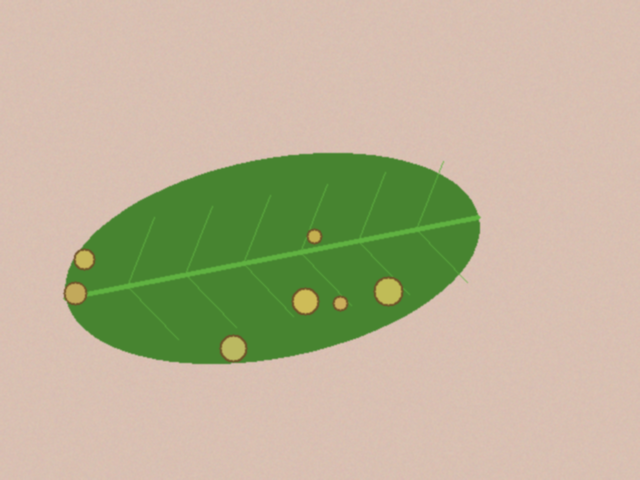
#> input picture data/sintetis/bersih/teh_041.png, 640 x 480 px, found by its file name; the run also reads 1 picture not shown here
$ jupyter execute --allow-errors B3_histogram.ipynb
#> lines starting #> are read from the running program, lines starting #| are printed output that depends on the picture; after the words box and inside, x2 and y2 are one past the last pixel; in counts of white or black regions, pixels touching at a corner belong together
### src/utils_cv.py
"""utils_cv.py: fungsi bantu yang dipakai ulang sepanjang semester."""
import cv2
import numpy as np
import matplotlib.pyplot as plt


def baca(path):
    """Membaca citra dan langsung memberi pesan jelas bila gagal."""
    img = cv2.imread(path)
    if img is None:
        raise FileNotFoundError(f"Citra tidak ditemukan: {path}")
    return img


def tampil(daftar, judul, baris=1, ukuran=(14, 4)):
    """Menampilkan beberapa citra berdampingan. Citra 3 kanal dianggap BGR."""
    kolom = int(np.ceil(len(daftar) / baris))
    plt.figure(figsize=ukuran)
    for i, (im, jd) in enumerate(zip(daftar, judul)):
        plt.subplot(baris, kolom, i + 1)
        if im.ndim == 3:
            plt.imshow(cv2.cvtColor(im, cv2.COLOR_BGR2RGB))
        else:
            plt.imshow(im, cmap="gray", vmin=0, vmax=255)
        plt.title(jd)
        plt.axis("off")
    plt.tight_layout()


def kontras_bercak(kanal, mask_daun, mask_bercak):
    """KB = |rerata bercak - rerata daun sehat| / simpangan baku daun sehat.
    Makin besar KB, makin mudah bercak dipisahkan dari daun sehat."""
    k = kanal.astype(np.float64)
    sehat = (mask_daun > 0) & (mask_bercak == 0)
    bercak = mask_bercak > 0
    if bercak.sum() == 0:
        return float("nan")
    return abs(k[bercak].mean() - k[sehat].mean()) / (k[sehat].std() + 1e-6)


def statistik(gray):
    """Ringkasan statistik intensitas untuk mendiagnosis mutu citra."""
    return {
        "rerata": round(float(gray.mean()), 1),
        "simpangan_baku": round(float(gray.std()), 1),
        "min": int(gray.min()),
        "maks": int(gray.max()),
        "persen_gelap": round(100 * float((gray < 50).mean()), 1),
        "persen_terang": round(100 * float((gray > 205).mean()), 1),
    }

### notebook/B3_histogram.ipynb
# B3 – Histogram dan Perbaikan Citra

## Langkah 3.1 – Lembar Hitung Manual

Diberikan citra 3-bit ($L = 8$, aras intensitas $r \in \{0, 1, 2, 3, 4, 5, 6, 7\}$) berukuran $4 \times 4$ ($N = 16$ piksel):

$$M = \begin{bmatrix} 1 & 2 & 2 & 3 \\ 2 & 2 & 3 & 3 \\ 1 & 2 & 3 & 4 \\ 2 & 3 & 3 & 2 \end{bmatrix}$$

---

### a) Histogram $M$

Frekuensi kemunculan setiap aras keabuan $r$:
- $r = 0$: $n_0 = 0$
- $r = 1$: $n_1 = 2$
- $r = 2$: $n_2 = 7$
- $r = 3$: $n_3 = 6$
- $r = 4$: $n_4 = 1$
- $r = 5, 6, 7$: $n_5 = n_6 = n_7 = 0$

Total piksel $N = 2 + 7 + 6 + 1 = 16$.

---

### b) Peregangan Kontras (*Contrast Stretching*) ke Rentang [0, 7]

Rumus transformasi peregangan kontras linier:

$$s = \text{round}\left( \frac{r - r_{\min}}{r_{\max} - r_{\min}} \times (L - 1) \right)$$

Dari matriks $M$, nilai minimum $r_{\min} = 1$ dan nilai maksimum $r_{\max} = 4$. Dengan $L - 1 = 7$:
- $r = 1 \implies s = \text{round}\left(\frac{1 - 1}{4 - 1} \times 7\right) = 0$
- $r = 2 \implies s = \text{round}\left(\frac{2 - 1}{3} \times 7\right) = \text{round}(2{,}33) = 2$
- $r = 3 \implies s = \text{round}\left(\frac{3 - 1}{3} \times 7\right) = \text{round}(4{,}67) = 5$
- $r = 4 \implies s = \text{round}\left(\frac{4 - 1}{3} \times 7\right) = 7$

Matriks hasil peregangan kontras:

$$M_{\text{stretch}} = \begin{bmatrix} 0 & 2 & 2 & 5 \\ 2 & 2 & 5 & 5 \\ 0 & 2 & 5 & 7 \\ 2 & 5 & 5 & 2 \end{bmatrix}$$

---

### c) Ekualisasi Histogram (*Histogram Equalization*)

Tabel perhitungan ekualisasi histogram ($N = 16, L - 1 = 7$):

| $r$ | $n_r$ | $P(r) = n_r / N$ | $CDF(r) = \sum P(r)$ | $7 \times CDF$ | $s = \text{round}(7 \times CDF)$ |
|:---:|:---:|:---:|:---:|:---:|:---:|
| 0 | 0 | 0/16 = 0,0000 | 0,0000 | 0,00 | 0 |
| 1 | 2 | 2/16 = 0,1250 | 0,1250 | 0,88 | 1 |
| 2 | 7 | 7/16 = 0,4375 | 0,5625 | 3,94 | 4 |
| 3 | 6 | 6/16 = 0,3750 | 0,9375 | 6,56 | 7 |
| 4 | 1 | 1/16 = 0,0625 | 1,0000 | 7,00 | 7 |
| 5 | 0 | 0 | 1,0000 | 7,00 | 7 |
| 6 | 0 | 0 | 1,0000 | 7,00 | 7 |
| 7 | 0 | 0 | 1,0000 | 7,00 | 7 |

Pemetaan aras keabuan:
- $r = 1 \mapsto s = 1$
- $r = 2 \mapsto s = 4$
- $r = 3 \mapsto s = 7$
- $r = 4 \mapsto s = 7$ *(mengalami penggabungan / merging dengan r=3)*

Matriks hasil ekualisasi:

$$M_{\text{eq}} = \begin{bmatrix} 1 & 4 & 4 & 7 \\ 4 & 4 & 7 & 7 \\ 1 & 4 & 7 & 7 \\ 4 & 7 & 7 & 4 \end{bmatrix}$$

---

### d) Operasi Titik pada Citra 8-bit
1. **Citra Negatif** untuk $r = 60$:
   $$s = 255 - r = 255 - 60 = \mathbf{195}$$
2. **Peregangan Kontras** $s = 1{,}4\,r - 30$ (dengan clipping $[0, 255]$):
   - Untuk $r = 120$:
     $$s = 1{,}4(120) - 30 = 168 - 30 = \mathbf{138}$$
   - Untuk $r = 210$:
     $$s = 1{,}4(210) - 30 = 294 - 30 = 264 \xrightarrow{\text{clipping}} \mathbf{255}$$
3. **Koreksi Gamma** $s = 255 \times \left(\frac{r}{255}\right)^\gamma$ untuk $r = 100$:
   - $\gamma = 0{,}6$ (mencerahkan):
     $$s = 255 \times \left(\frac{100}{255}\right)^{0{,}6} \approx 255 \times (0{,}3922)^{0{,}6} = 255 \times 0{,}5703 \approx \mathbf{145{,}42}$$
   - $\gamma = 1{,}8$ (menggelapkan):
     $$s = 255 \times \left(\frac{100}{255}\right)^{1{,}8} \approx 255 \times (0{,}3922)^{1{,}8} = 255 \times 0{,}1855 \approx \mathbf{47{,}29}$$

[cell 1]
# Verifikasi komputasi Langkah 3.1 dengan Python
import numpy as np
import matplotlib.pyplot as plt

M = np.array([[1, 2, 2, 3],
              [2, 2, 3, 3],
              [1, 2, 3, 4],
              [2, 3, 3, 2]])

# a) Histogram M
r_vals = np.arange(8)
n_r = [np.sum(M == r) for r in r_vals]

fig, ax = plt.subplots(figsize=(6, 3))
ax.bar(r_vals, n_r, color="steelblue", edgecolor="black", width=0.6)
ax.set_xlabel("Aras Keabuan (r)")
ax.set_ylabel("Frekuensi (n)")
ax.set_title("Histogram Matriks M (3-bit)")
ax.set_xticks(r_vals)
for r, n in zip(r_vals, n_r):
    if n > 0:
        ax.text(r, n + 0.15, str(n), ha="center", fontweight="bold")
plt.ylim(0, 8)
plt.tight_layout()
plt.show()
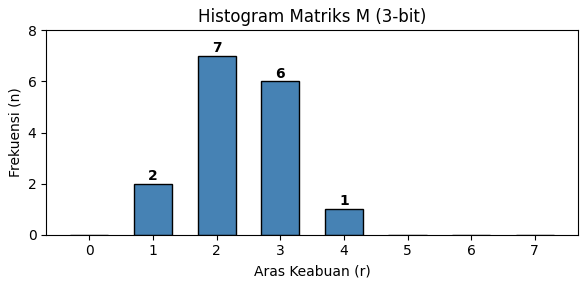
#> figure drawn by matplotlib, 1 panel; tallest bar 7 high, from x = 1.7 to 2.3

# b) Contrast Stretching
M_stretch = np.round((M - 1) / (4 - 1) * 7).astype(int)
print("Matriks Hasil Peregangan Kontras [0, 7]:\n", M_stretch)

# c) Histogram Equalization
cdf = np.cumsum(n_r) / 16.0
s_map = np.round(7 * cdf).astype(int)
M_eq = s_map[M]
print("\nMatriks Hasil Ekualisasi Histogram:\n", M_eq)

# d) Operasi Titik 8-bit
print("\nd) Operasi Titik 8-bit:")
print("1. Negatif (r=60):", 255 - 60)
print(f"2. Kontras r=120: {1.4*120 - 30:.1f} -> {round(1.4*120 - 30)}")
print(f"   Kontras r=210: {1.4*210 - 30:.1f} -> clipped: {np.clip(round(1.4*210 - 30), 0, 255)}")
print(f"3. Gamma 0.6 (r=100): {255 * (100/255)**0.6:.2f}")
print(f"   Gamma 1.8 (r=100): {255 * (100/255)**1.8:.2f}")

---

## Langkah 3.2 – Diagnosis Mutu Citra dan Histogram

Pada langkah ini, dihitung statistik intensitas dan histogram untuk lima kondisi pencahayaan pada kelas berat (`teh_041` sampai `teh_045`) serta lima citra kelas ringan (`teh_021` sampai `teh_025`) untuk mengisi **Tabel 9**.

[cell 2]
import sys, os
sys.path.insert(0, "../src")
import cv2
import numpy as np
import pandas as pd
import matplotlib.pyplot as plt
from IPython.display import display
from utils_cv import baca, statistik

DATA_DIR = "../data/sintetis"
os.makedirs("../hasil", exist_ok=True)

# Kode 3.1: Statistik dan histogram untuk diagnosis
citra_uji = ["teh_041.png", "teh_042.png", "teh_043.png", "teh_044.png", "teh_045.png"]
label_kondisi = ["normal", "gelap", "terang", "kontras_rendah", "bayangan"]

plt.figure(figsize=(10, 4))
stat_list = []

for nama, kond in zip(citra_uji, label_kondisi):
    gray = cv2.cvtColor(baca(f"{DATA_DIR}/citra/{nama}"), cv2.COLOR_BGR2GRAY)
#> in baca, img is the input picture: shape (480, 640, 3); mean B, G, R 150.2, 179.4, 186.6
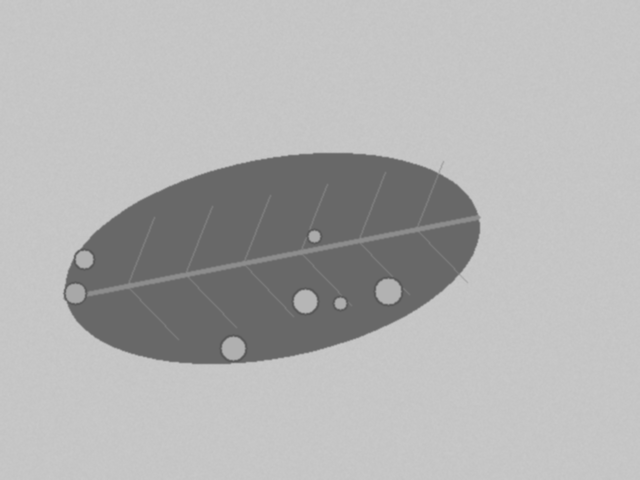
#> gray: shape (480, 640); min 88, max 201, mean 178.2
    st = statistik(gray)
#> st = {'rerata': 178.2, 'simpangan_baku': 37.2, 'min': 88, 'maks': 201, 'persen_gelap': 0, 'persen_terang': 0}
    st["citra"] = f"{nama} ({kond})"
    stat_list.append(st)

    hist = cv2.calcHist([gray], [0], None, [256], [0, 256])
#> hist = 256 values, max 90908 at index 197, min 0 at index 0, mean 1200
    plt.plot(hist, label=f"{nama} ({kond})")

plt.xlabel("Intensitas (0–255)")
plt.ylabel("Jumlah piksel")
plt.title("Histogram 5 Kondisi Pencahayaan (Kelas Berat)")
plt.legend()
plt.grid(alpha=0.3)
plt.tight_layout()
plt.savefig("../hasil/b3_histogram_5kondisi.png")
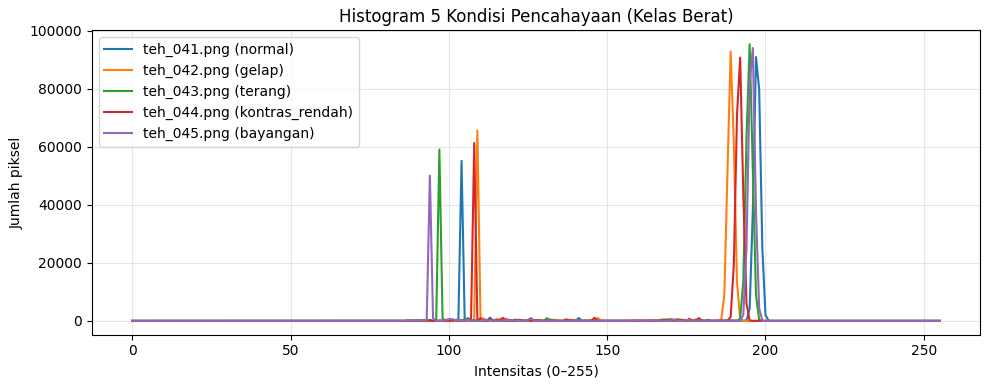
#> figure drawn by matplotlib, 1 panel; curve peaks at x = 197, y = 90908; curve peaks at x = 189, y = 92783; curve peaks at x = 195, y = 95352
plt.show()

# Hitung statistik untuk kelas ringan (teh_021 - teh_025)
ringan_stat = []
#> (the rest of this cell did not finish here and is left out)

---

## Langkah 3.3 – Perbaikan Citra Kondisi Bayangan (`teh_045.png`)

Menerapkan seluruh operasi titik, peregangan kontras, koreksi gamma, ekualisasi global, dan CLAHE pada citra `teh_045.png` (kondisi bayangan), lalu menampilkan citra hasil dan histogramnya secara berdampingan sesuai Gambar 4 petunjuk praktikum, serta menyusun **Tabel 10**.

[cell 3]
# Kode 3.2: Operasi titik, peregangan, gamma, ekualisasi, dan CLAHE
from utils_cv import kontras_bercak

nama = "teh_045.png"  # kondisi bayangan
img = baca(f"{DATA_DIR}/citra/{nama}")
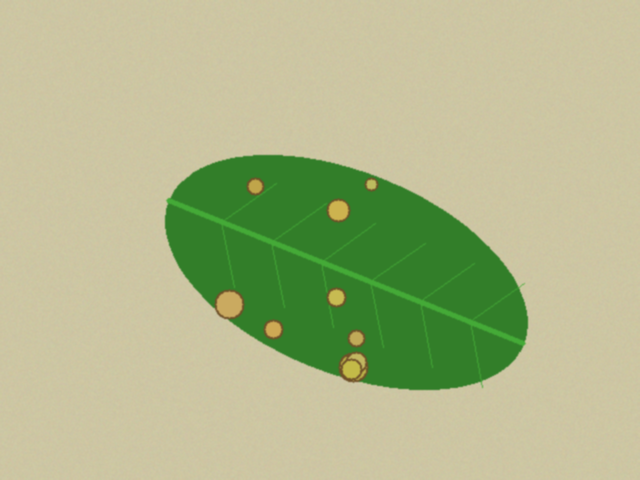
#> input picture data/sintetis/bersih/teh_045.png, 640 x 480 px, found by its file name
#> in baca, img is the input picture: shape (480, 640, 3); mean B, G, R 139, 184, 175.4
md = cv2.imread(f"{DATA_DIR}/mask_daun/{nama}", 0)
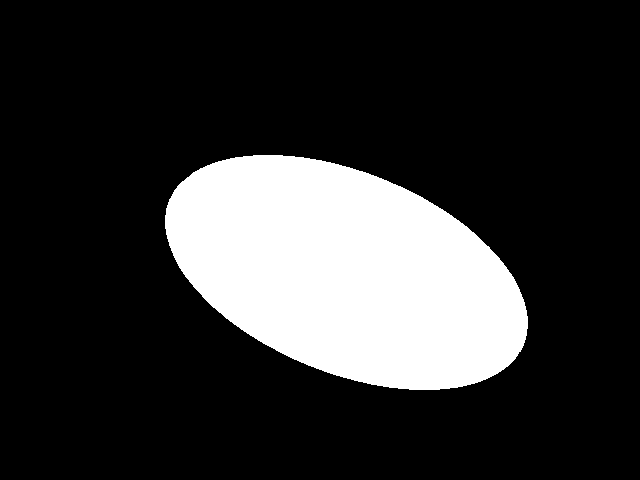
#> input picture data/sintetis/mask_daun/teh_045.png, 640 x 480 px
#> md: shape (480, 640); 19.7% white; 1 white region, box (x1, y1, x2, y2) and area: (165, 155, 528, 390) 60421
mb = cv2.imread(f"{DATA_DIR}/mask_bercak/{nama}", 0)
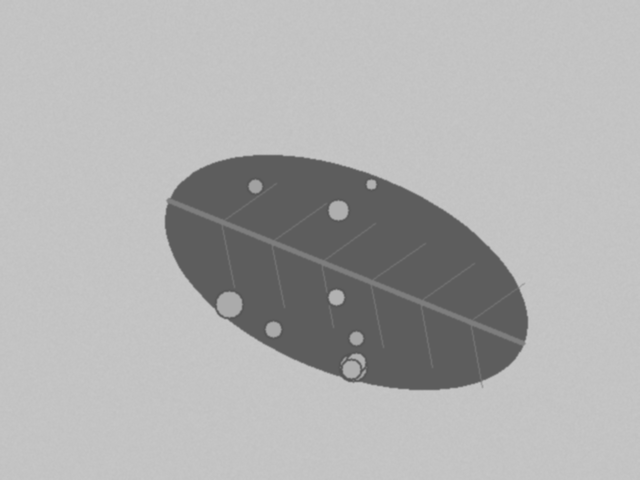
#> mb: shape (480, 640); min 84, max 199, mean 175.7
gray = cv2.cvtColor(img, cv2.COLOR_BGR2GRAY)

def gamma_lut(g):
    lut = np.array([255 * (i / 255) ** g for i in range(256)])
    return lut.clip(0, 255).astype(np.uint8)

rmin, rmax = np.percentile(gray, (2, 98))  # abaikan 2% piksel ekstrem
#> rmin = 94; rmax = 197

hasil = {
    "asli": gray,
    "negatif": 255 - gray,
    "cerah+50": cv2.add(gray, 50),
    "kontras": cv2.convertScaleAbs(gray, alpha=1.5, beta=-40),
    "regang": np.clip((gray - rmin) / max(rmax - rmin, 1) * 255, 0, 255).astype(np.uint8),
    "gamma0.5": cv2.LUT(gray, gamma_lut(0.5)),
    "gamma1.8": cv2.LUT(gray, gamma_lut(1.8)),
    "ekualisasi": cv2.equalizeHist(gray),
    "CLAHE": cv2.createCLAHE(clipLimit=2.0, tileGridSize=(8, 8)).apply(gray),
}

param_deskripsi = {
    "asli": "-",
    "negatif": "s = 255 - r",
    "cerah+50": "s = r + 50",
    "kontras": "alpha=1.5, beta=-40",
    "regang": f"p2={rmin:.0f}, p98={rmax:.0f}",
    "gamma0.5": "gamma = 0.5",
    "gamma1.8": "gamma = 1.8",
    "ekualisasi": "global HE",
    "CLAHE": "clip=2.0, tile=8x8"
}

visual_notes = {
    "asli": "Pencahayaan belang/teduh di satu sisi, bercak terlihat sedang",
    "negatif": "Warna terbalik, tidak alami untuk inspeksi agronomis",
    "cerah+50": "Citra lebih terang secara seragam, daerah terang agak pudar",
    "kontras": "Daerah gelap semakin pekat, derau latar meningkat",
    "regang": "Rentang dinamis melebar, kontras lokal bayangan tetap ada",
    "gamma0.5": "Area bayangan terang, tetapi kontras antar bercak melemah",
    "gamma1.8": "Latar gelap pekat, kontras statistik naik tajam",
    "ekualisasi": "Latar belakang berbintik kasar, over-enhancement pada derau",
    "CLAHE": "Pencahayaan bayangan terkompensasi lokal secara rapi tanpa over-noise"
}

rows_t10 = []
for nm, c in hasil.items():
    kb = kontras_bercak(c, md, mb)
    sg = c.std()
    rows_t10.append({
        "Metode": nm,
        "Parameter": param_deskripsi[nm],
        "KB": round(kb, 2),
        "Simpangan baku": round(sg, 1),
        "Pengamatan visual": visual_notes[nm]
    })
#> this loop made 9 passes
#> (nm, sg) on passes 1 to 8: ('asli', 39.25), ('negatif', 39.25), ('cerah+50', 39.25), ('kontras', 58.77), ('regang', 96.99), ('gamma0.5', 26.48), ('gamma1.8', 44.85), ('ekualisasi', 75.9)
#> pass 2, in kontras_bercak (call 2), `k = kanal.astype(np.float64)`:
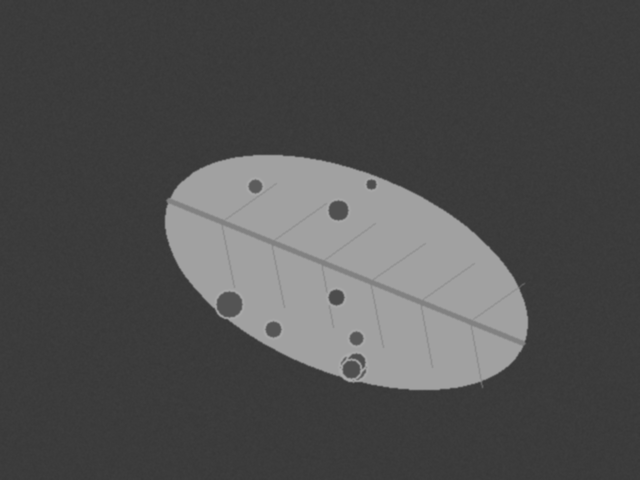
#> k: shape (480, 640) float64; min 56, max 171, mean 78.6
#> after the loop, rows_t10 = 9 items

tabel_10 = pd.DataFrame(rows_t10)
#> tabel_10 = table of 9 rows and 5 columns
print("=== Tabel 10. Hasil Perbaikan Citra Kondisi Bayangan (teh_045.png) ===")
display(tabel_10)
tabel_10.to_csv("../hasil/b3_tabel10_bayangan.csv", index=False)

[cell 4]
# Tampilan perbandingan citra dan histogram seperti Gambar 4 pada modul
metode_plot = ["asli", "ekualisasi", "CLAHE"]
judul_plot = ["Asli (bayangan)", "Ekualisasi global", "CLAHE (clip 2, tile 8)"]

fig, axes = plt.subplots(2, 3, figsize=(13, 7))

for i, (m_key, j_text) in enumerate(zip(metode_plot, judul_plot)):
    im_res = hasil[m_key]
    # Citra
    axes[0, i].imshow(im_res, cmap="gray", vmin=0, vmax=255)
    axes[0, i].set_title(j_text, fontsize=11, fontweight="bold")
    axes[0, i].axis("off")

    # Histogram
    hist_val = cv2.calcHist([im_res], [0], None, [256], [0, 256])
    axes[1, i].plot(hist_val, color="navy", lw=1.2)
    axes[1, i].set_xlim([0, 256])
    axes[1, i].set_xlabel("Intensitas")
    axes[1, i].set_ylabel("Jumlah piksel" if i == 0 else "")
    axes[1, i].grid(alpha=0.3)
#> this loop made 3 passes
#> pass 2, `im_res = hasil[m_key]`:
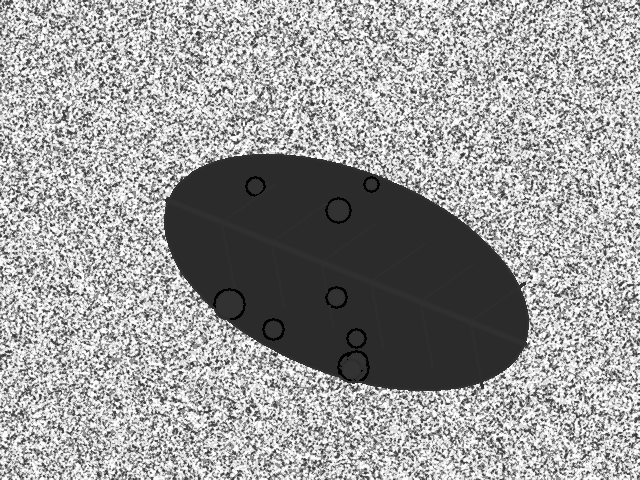
#> im_res: shape (480, 640); min 0, max 255, mean 154.8

plt.suptitle("Perbandingan Citra dan Histogram Sebelum serta Sesudah Perbaikan (teh_045)", fontsize=12, y=0.98)
plt.tight_layout()
plt.savefig("../hasil/b3_perbandingan_bayangan_hist.png")
#> (the rest of the program and of its run is left out)
